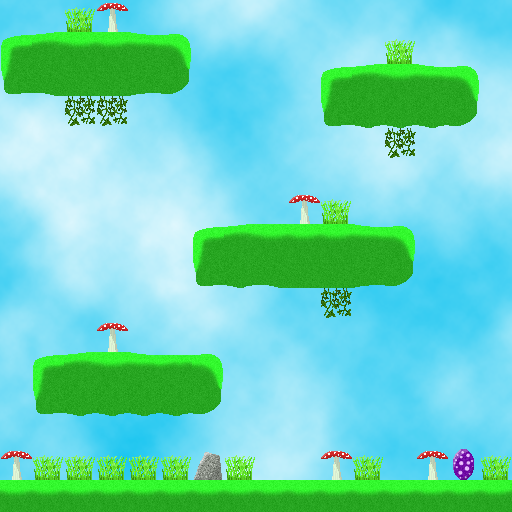

A level layout from a 2D game, rendered from its tile map. Below: a short description, then the map file with its tile-grid data intact:
An orthogonal 16x16 tile map with 32x32 px tiles, 1 tile layer (tile1), 1 image layer and 11 objects (9x gem, start, finish).

<map version="1.0" orientation="orthogonal" renderorder="right-down" width="16" height="16" tilewidth="32" tileheight="32" nextobjectid="1">
 <properties>
  <property name="music" value="m171" />
 </properties>
 <tileset firstgid="1" name="fairyland" tilewidth="32" tileheight="32" tilecount="64" columns="8">
  <image source="../fairyland.png" width="256" height="256" />
 </tileset>
 <imagelayer name="bg">
  <image source="../clouds.png" width="512" height="512" />
 </imagelayer>
 <layer name="tile1" width="16" height="16">
  <data encoding="csv">
1,1,49,50,1,1,1,1,1,1,1,1,1,1,1,1,
2,4,5,5,6,7,1,1,1,1,1,1,49,1,1,1,
10,12,13,13,14,15,1,1,1,1,2,4,5,6,7,1,
1,1,53,53,1,1,1,1,1,1,10,11,11,11,15,1,
1,1,1,1,1,1,1,1,1,1,1,1,53,1,1,1,
1,1,1,1,1,1,1,1,1,1,1,1,1,1,1,1,
1,1,1,1,1,1,1,1,1,50,49,1,1,1,1,1,
1,1,1,1,1,1,2,4,5,5,5,6,7,1,1,1,
1,1,1,1,1,1,10,11,12,13,13,14,15,1,1,1,
1,1,1,1,1,1,1,1,1,1,53,1,1,1,1,1,
1,1,1,50,1,1,1,1,1,1,1,1,1,1,1,1,
1,2,4,5,6,3,7,1,1,1,1,1,1,1,1,1,
1,10,11,11,11,11,15,1,1,1,1,1,1,1,1,1,
1,1,1,1,1,1,1,1,1,1,1,1,1,1,1,1,
50,49,49,49,49,49,51,49,1,1,50,49,1,50,52,49,
5,5,5,5,5,5,5,5,5,5,5,5,5,5,5,5
</data>
 </layer>
  <objectgroup name="objects">
  <object id="3" name="start" x="64" y="128" width="32" height="32" />
  <object id="11" name="finish" x="416" y="416" width="32" height="32" />
  <object id="12" name="gem" type="gem" x="160" y="160" width="32" height="32" />
  <object id="13" name="gem" type="gem" x="96" y="256" width="32" height="32" />
  <object id="14" name="gem" type="gem" x="416" y="256" width="32" height="32" />
  <object id="15" name="gem" type="gem" x="64" y="160" width="32" height="32" />
  <object id="16" name="gem" type="gem" x="224" y="352" width="32" height="32" />
  <object id="17" name="gem" type="gem" x="256" y="160" width="32" height="32" />
  <object id="18" name="gem" type="gem" x="128" y="416" width="32" height="32" />
  <object id="19" name="gem" type="gem" x="320" y="352" width="32" height="32" />
  <object id="19" name="gem" type="gem" x="448" y="32" width="32" height="32" />
 </objectgroup>
</map>